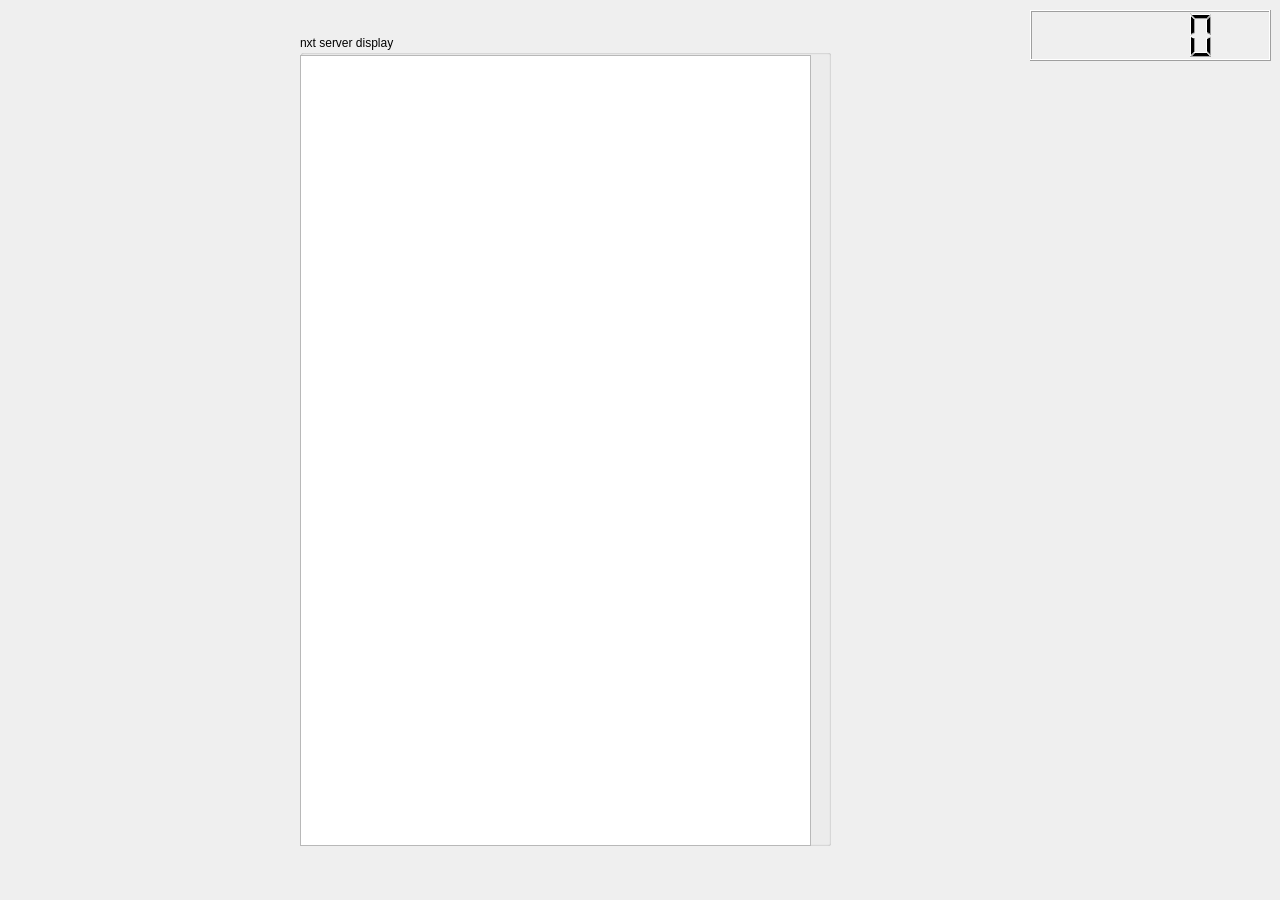
<?xml version="1.0" encoding="UTF-8"?>
<ui version="4.0">
 <class>MainWindow</class>
 <widget class="QMainWindow" name="MainWindow">
  <property name="geometry">
   <rect>
    <x>0</x>
    <y>0</y>
    <width>1280</width>
    <height>900</height>
   </rect>
  </property>
  <property name="sizePolicy">
   <sizepolicy hsizetype="Fixed" vsizetype="Fixed">
    <horstretch>0</horstretch>
    <verstretch>0</verstretch>
   </sizepolicy>
  </property>
  <property name="windowTitle">
   <string>NxtPowerTools Network Explorer</string>
  </property>
  <widget class="QWidget" name="centralwidget">
   <widget class="QGroupBox" name="groupBox">
    <property name="geometry">
     <rect>
      <x>300</x>
      <y>35</y>
      <width>531</width>
      <height>811</height>
     </rect>
    </property>
    <property name="autoFillBackground">
     <bool>true</bool>
    </property>
    <property name="title">
     <string>nxt server display</string>
    </property>
    <widget class="QTextEdit" name="textEdit_NRSRaw1">
     <property name="geometry">
      <rect>
       <x>0</x>
       <y>20</y>
       <width>511</width>
       <height>791</height>
      </rect>
     </property>
     <property name="readOnly">
      <bool>true</bool>
     </property>
    </widget>
   </widget>
   <widget class="QLCDNumber" name="lcdNumber_time1">
    <property name="geometry">
     <rect>
      <x>1030</x>
      <y>10</y>
      <width>241</width>
      <height>51</height>
     </rect>
    </property>
   </widget>
  </widget>
  <action name="actionMenu">
   <property name="text">
    <string>menu</string>
   </property>
  </action>
 </widget>
 <resources/>
 <connections/>
</ui>
